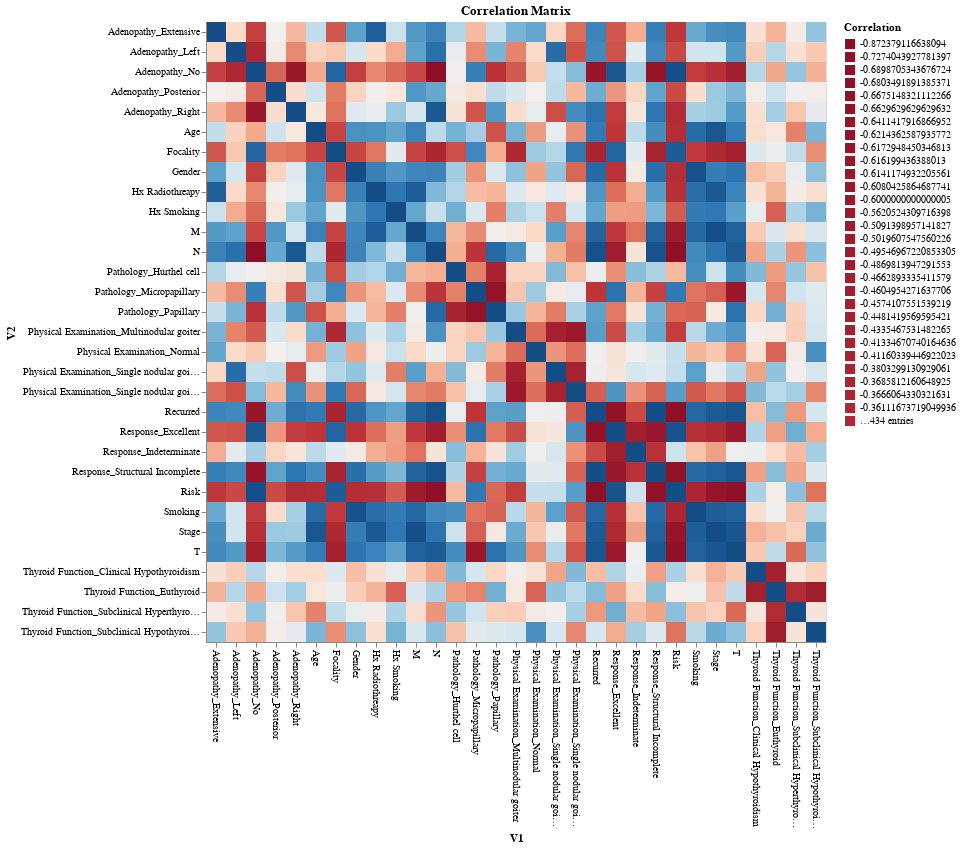

Notebook cell for this chart:
### Markdown cell above
Now we can calculate and plot the correlation matrix

### Code cell
correlation_matrix = data.corr()
correlation_matrix_long = correlation_matrix.reset_index().melt(id_vars='index')
correlation_matrix_long.columns = ['V1','V2','Correlation']
alt.Chart(correlation_matrix_long).mark_rect().encode(
    alt.X('V1:O', axis=alt.Axis(labelAngle=90)),
    alt.Y('V2:O'),
    alt.Color('Correlation:O', scale=alt.Scale(scheme='redblue',domainMid=0)),
    tooltip=['V1','V2','Correlation']
).properties(title='Correlation Matrix')

### Figure 1 — Vega-Lite specification as saved in the notebook (floating-point values rounded to 4 significant figures; data arrays with more than 128 entries replaced by an {"elided": "..."} marker saying what was removed)
{"config": {"view": {"continuousWidth": 300, "continuousHeight": 300}}, "data": {"name": "data-370bbbf217011efd41c531e1a6a8fa98"}, "mark": {"type": "rect"}, "encoding": {"color": {"field": "Correlation", "scale": {"domainMid": 0, "scheme": "redblue"}, "type": "ordinal"}, "tooltip": [{"field": "V1", "type": "nominal"}, {"field": "V2", "type": "nominal"}, {"field": "Correlation", "type": "quantitative"}], "x": {"axis": {"labelAngle": 90}, "field": "V1", "type": "ordinal"}, "y": {"field": "V2", "type": "ordinal"}}, "title": "Correlation Matrix", "$schema": "https://vega.github.io/schema/vega-lite/v5.17.0.json", "datasets": {"data-370bbbf217011efd41c531e1a6a8fa98": {"elided": "961 records"}}}
